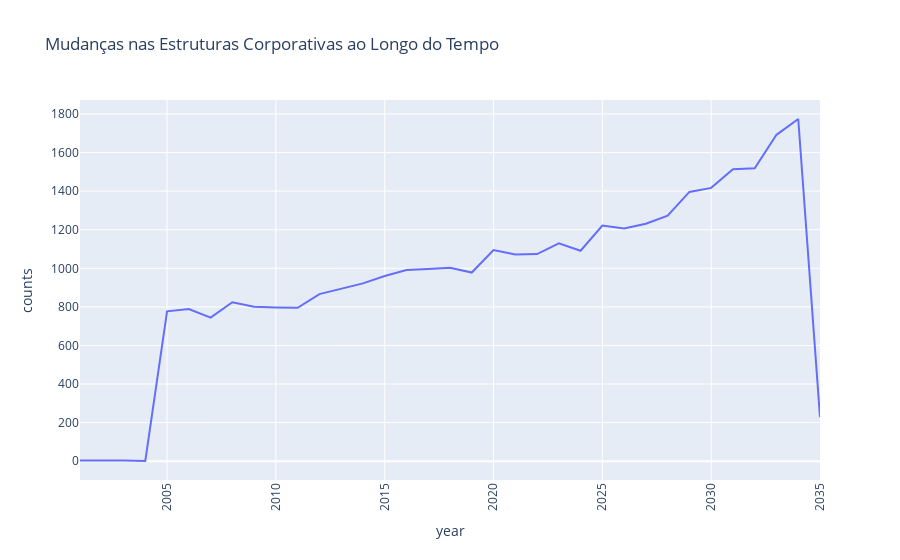

Notebook source saved alongside this figure:
### Markdown cell above
## Shareholdership

### Code cell
# Contagem de relações por ano
data_filtered = df_links[df_links['type'] == 'Event.Owns.Shareholdership']

relations_per_year = data_filtered.groupby(['year', 'type', 'target']).size().reset_index(name='counts')
relations_per_year = relations_per_year.groupby(['year', 'type'])['counts'].size().reset_index(name='counts')

# Criação da visualização temporal
fig = px.line(relations_per_year, x='year', y='counts', title='Mudanças nas Estruturas Corporativas ao Longo do Tempo')
fig.update_layout(
    #xaxis_title='Ano',
    #yaxis_title='Média de Contagens',
    xaxis_tickangle=-90,
    xaxis={'dtick': 5}#,  # Garantir que todos os anos sejam exibidos
    #xaxis={'categoryorder': 'array', 'categoryarray': average_relations_per_year_type_target['year']}
)
fig.show()

### Figure 1 — Plotly figure (JSON) as saved in the notebook; plotly's stock layout.template omitted (floating-point values rounded to 4 significant figures)
{"data": [{"hovertemplate": "year=%{x}<br>counts=%{y}<extra></extra>", "legendgroup": "", "line": {"color": "#636efa", "dash": "solid"}, "marker": {"symbol": "circle"}, "mode": "lines", "name": "", "orientation": "v", "showlegend": false, "type": "scatter", "x": [2001, 2002, 2003, 2004, 2005, 2006, 2007, 2008, 2009, 2010, 2011, 2012, 2013, 2014, 2015, 2016, 2017, 2018, 2019, 2020, 2021, 2022, 2023, 2024, 2025, 2026, 2027, 2028, 2029, 2030, 2031, 2032, 2033, 2034, 2035], "xaxis": "x", "y": [3, 4, 3, 1, 777, 789, 744, 824, 801, 797, 795, 866, 894, 922, 960, 991, 997, 1003, 978, 1095, 1072, 1074, 1129, 1091, 1222, 1206, 1231, 1273, 1396, 1417, 1514, 1519, 1692, 1774, 228], "yaxis": "y"}], "layout": {"legend": {"tracegroupgap": 0}, "title": {"text": "Mudanças nas Estruturas Corporativas ao Longo do Tempo"}, "xaxis": {"anchor": "y", "domain": [0, 1], "dtick": 5, "tickangle": -90, "title": {"text": "year"}}, "yaxis": {"anchor": "x", "domain": [0, 1], "title": {"text": "counts"}}}}
